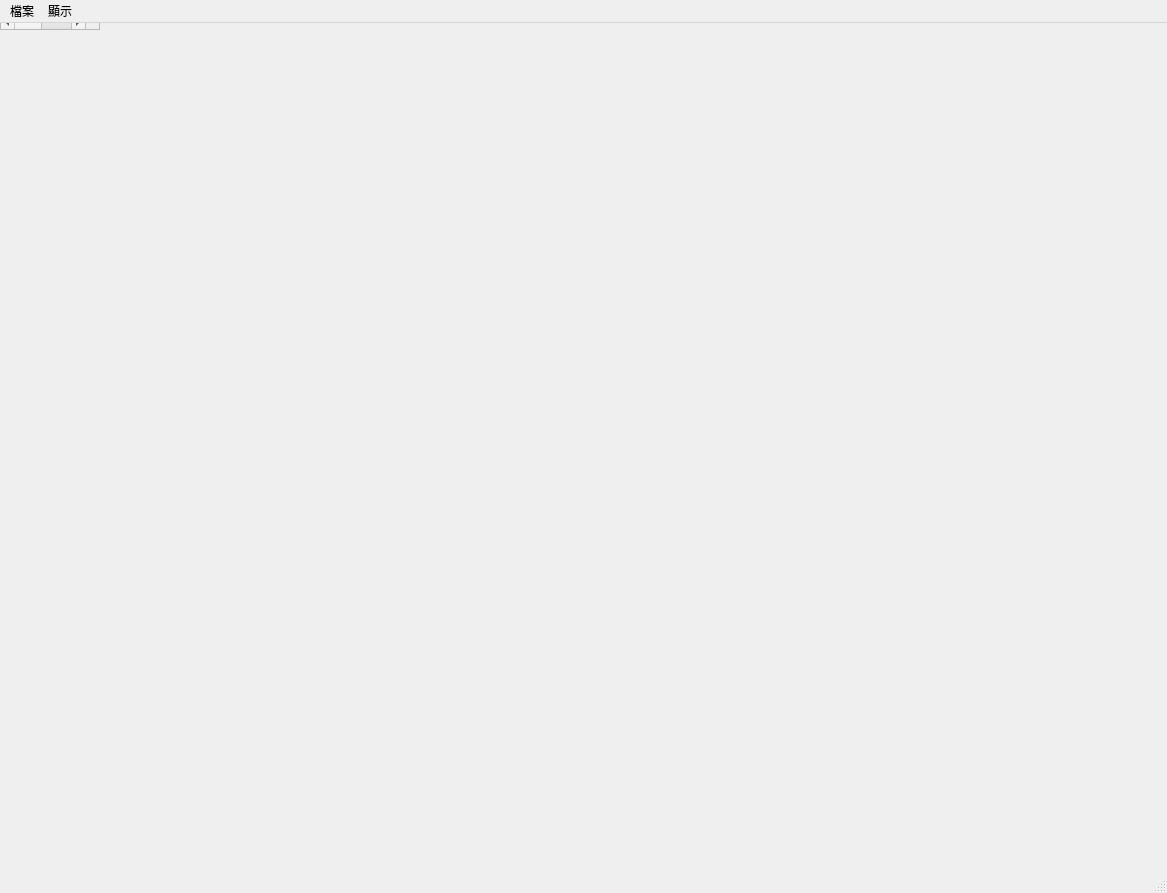
<?xml version="1.0" encoding="UTF-8"?>
<ui version="4.0">
 <class>MainWindow</class>
 <widget class="QMainWindow" name="MainWindow">
  <property name="geometry">
   <rect>
    <x>0</x>
    <y>0</y>
    <width>1167</width>
    <height>893</height>
   </rect>
  </property>
  <property name="windowTitle">
   <string>股票交易紀錄</string>
  </property>
  <widget class="QScrollArea" name="scrollArea">
   <property name="widgetResizable">
    <bool>true</bool>
   </property>
   <widget class="QWidget" name="scrollAreaWidgetContents">
    <property name="geometry">
     <rect>
      <x>0</x>
      <y>0</y>
      <width>1165</width>
      <height>850</height>
     </rect>
    </property>
    <layout class="QVBoxLayout" name="verticalLayout">
     <property name="topMargin">
      <number>0</number>
     </property>
     <property name="bottomMargin">
      <number>0</number>
     </property>
     <item>
      <widget class="QTabWidget" name="qtTabWidget">
       <property name="currentIndex">
        <number>0</number>
       </property>
       <property name="iconSize">
        <size>
         <width>10</width>
         <height>10</height>
        </size>
       </property>
       <property name="tabsClosable">
        <bool>true</bool>
       </property>
       <property name="movable">
        <bool>true</bool>
       </property>
       <widget class="QWidget" name="tab_add">
        <property name="minimumSize">
         <size>
          <width>25</width>
          <height>25</height>
         </size>
        </property>
        <property name="toolTip">
         <string>雙擊新增</string>
        </property>
        <attribute name="title">
         <string>+</string>
        </attribute>
       </widget>
      </widget>
     </item>
     <item>
      <layout class="QHBoxLayout" name="horizontalLayout">
       <item>
        <widget class="QLabel" name="qtCurrentSelectCompanyLabel">
         <property name="text">
          <string/>
         </property>
        </widget>
       </item>
       <item>
        <widget class="QToolButton" name="qtHideTradingDataTableToolButton">
         <property name="text">
          <string>...</string>
         </property>
        </widget>
       </item>
      </layout>
     </item>
     <item>
      <widget class="QTableView" name="qtTradingDataTableView">
       <property name="minimumSize">
        <size>
         <width>0</width>
         <height>471</height>
        </size>
       </property>
       <attribute name="verticalHeaderMinimumSectionSize">
        <number>15</number>
       </attribute>
      </widget>
     </item>
     <item>
      <layout class="QHBoxLayout" name="horizontalLayout_3">
       <item>
        <widget class="QPushButton" name="qtAddTradingDataPushButton">
         <property name="enabled">
          <bool>false</bool>
         </property>
         <property name="text">
          <string>新增現股交易紀錄(T)</string>
         </property>
        </widget>
       </item>
       <item>
        <widget class="QPushButton" name="qtAddRegularTradingDataPushButton">
         <property name="enabled">
          <bool>false</bool>
         </property>
         <property name="text">
          <string>新增定期定額交易紀錄(E)</string>
         </property>
        </widget>
       </item>
       <item>
        <widget class="QPushButton" name="qtAddDividendDataPushButton">
         <property name="enabled">
          <bool>false</bool>
         </property>
         <property name="text">
          <string>新增配股配息紀錄(D)</string>
         </property>
        </widget>
       </item>
       <item>
        <widget class="QPushButton" name="qtAddLimitBuyingDataPushButton">
         <property name="enabled">
          <bool>false</bool>
         </property>
         <property name="text">
          <string>新增增資認購紀錄(A)</string>
         </property>
        </widget>
       </item>
       <item>
        <widget class="QPushButton" name="qtAddCapitalReductionDataPushButton">
         <property name="enabled">
          <bool>false</bool>
         </property>
         <property name="text">
          <string>新增現金減資紀錄(R)</string>
         </property>
        </widget>
       </item>
      </layout>
     </item>
     <item>
      <layout class="QHBoxLayout" name="horizontalLayout_5">
       <item>
        <widget class="QPushButton" name="qtExportAllStockTradingDataPushButton">
         <property name="enabled">
          <bool>true</bool>
         </property>
         <property name="text">
          <string>輸出所有股票交易紀錄</string>
         </property>
        </widget>
       </item>
       <item>
        <widget class="QPushButton" name="qtExportSelectedStockTradingDataPushButton">
         <property name="enabled">
          <bool>false</bool>
         </property>
         <property name="text">
          <string>輸出單支股票交易紀錄</string>
         </property>
        </widget>
       </item>
      </layout>
     </item>
    </layout>
   </widget>
  </widget>
  <widget class="QMenuBar" name="menubar">
   <property name="geometry">
    <rect>
     <x>0</x>
     <y>0</y>
     <width>1167</width>
     <height>21</height>
    </rect>
   </property>
   <widget class="QMenu" name="menu">
    <property name="title">
     <string>檔案</string>
    </property>
    <addaction name="qtNewFileAction"/>
    <addaction name="qtOpenFileAction"/>
    <addaction name="separator"/>
    <addaction name="qtSaveAsAction"/>
    <addaction name="qtSaveAction"/>
    <addaction name="separator"/>
    <addaction name="qtExportCurrentGroupAction"/>
    <addaction name="qtImportFullAction"/>
    <addaction name="qtImportSingleStockAction"/>
   </widget>
   <widget class="QMenu" name="menu_2">
    <property name="title">
     <string>顯示</string>
    </property>
    <addaction name="qtFromNewToOldAction"/>
    <addaction name="qtFromOldToNewAction"/>
    <addaction name="separator"/>
    <addaction name="qtShowAllAction"/>
    <addaction name="qtShow10Action"/>
    <addaction name="separator"/>
    <addaction name="qtUse1ShareUnitAction"/>
    <addaction name="qtUse1000ShareUnitAction"/>
    <addaction name="separator"/>
    <addaction name="qtADYearAction"/>
    <addaction name="qtROCYearAction"/>
   </widget>
   <addaction name="menu"/>
   <addaction name="menu_2"/>
  </widget>
  <widget class="QStatusBar" name="statusbar"/>
  <action name="qtNewFileAction">
   <property name="text">
    <string>開新檔案</string>
   </property>
  </action>
  <action name="qtSaveAsAction">
   <property name="text">
    <string>另存新檔</string>
   </property>
  </action>
  <action name="qtSaveAction">
   <property name="text">
    <string>儲存</string>
   </property>
  </action>
  <action name="qtOpenFileAction">
   <property name="text">
    <string>開啟舊檔</string>
   </property>
  </action>
  <action name="qtExportCurrentGroupAction">
   <property name="text">
    <string>匯出目前群組</string>
   </property>
  </action>
  <action name="qtImportFullAction">
   <property name="text">
    <string>匯入所有群組資料</string>
   </property>
  </action>
  <action name="qtImportSingleStockAction">
   <property name="text">
    <string>匯入單支股票到當前群組</string>
   </property>
  </action>
  <action name="qtFromNewToOldAction">
   <property name="checkable">
    <bool>true</bool>
   </property>
   <property name="text">
    <string>由新到舊</string>
   </property>
  </action>
  <action name="qtFromOldToNewAction">
   <property name="checkable">
    <bool>true</bool>
   </property>
   <property name="text">
    <string>由舊到新</string>
   </property>
  </action>
  <action name="qtShowAllAction">
   <property name="checkable">
    <bool>true</bool>
   </property>
   <property name="text">
    <string>顯示全部交易紀錄</string>
   </property>
  </action>
  <action name="qtShow10Action">
   <property name="checkable">
    <bool>true</bool>
   </property>
   <property name="text">
    <string>顯示10筆交易紀錄</string>
   </property>
  </action>
  <action name="qtUse1ShareUnitAction">
   <property name="checkable">
    <bool>true</bool>
   </property>
   <property name="text">
    <string>以一股為單位</string>
   </property>
  </action>
  <action name="qtUse1000ShareUnitAction">
   <property name="checkable">
    <bool>true</bool>
   </property>
   <property name="text">
    <string>以一張為單位</string>
   </property>
  </action>
  <action name="qtADYearAction">
   <property name="checkable">
    <bool>true</bool>
   </property>
   <property name="text">
    <string>以西元顯示</string>
   </property>
  </action>
  <action name="qtROCYearAction">
   <property name="checkable">
    <bool>true</bool>
   </property>
   <property name="text">
    <string>以民國顯示</string>
   </property>
  </action>
 </widget>
 <resources/>
 <connections/>
</ui>
